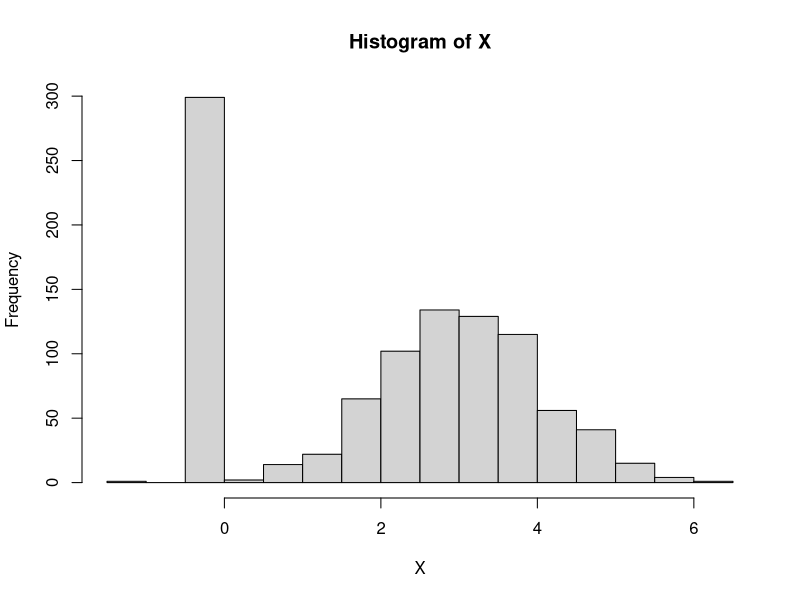

This chart was generated by the following R code: (Note: this script raises an error after producing the figure.)
X<- sapply(runif(1000), function(x) ifelse(x<.3, rnorm(1,0,0), rnorm(1,3,1)))
hist(X)
epsilon <- .001
# HPD <- function(X, prob=.95){
#   ##remove 0- can probably find/approx with some check
#   n<- length(X)
#   d<-X[X!=0]
#   pi<- length(d)/n
#   
#   kde <- density(d)
#   dens <- rbind(data.frame(approx(kde$x, kde$y, d)), 
#                 data.frame(x = rep(0,(n-length(d))),y= rep(0,(n-length(d)))))
#   #mix of normals
#   dens$mix<- pi*dens$y+(1-pi)*dnorm(dens$y, 0, epsilon)
#   min <- quantile(dens$mix, c(1-prob))
#   dens<-dens[order(dens$x),]
#   
#   interval <- which(dens$mix>=min)
#   plot(dens$x[-which(dens$x==0)], dens$mix[-which(dens$x==0)], type = "l")
#   
#   plot(dens$x, dens$mix, type = "l")
#   points(dens$x[interval], dens$mix[interval], col="red")
#   
#   setdiff(1:n, interval)
#   c(dens$x[3],dens$x[527],dens$x[553],dens$x[977])
#   
#   
#   #https://cran.r-project.org/web/packages/LaplacesDemon/LaplacesDemon.pdf
# }
# 
# 
# HPDM <- function(obj, prob=0.95){
#   ans
#   mm <- apply(obj, 2, is.multimodal)
#   if(any(mm)) {
#     cat("\n\nPotentially multimodal column vectors:\n",
#         which(mm),"\n")
#     vals <- apply(obj, 2, sort)
#     if(!is.matrix(vals)) stop("obj must have nsamp > 1.")
#     for (m in which(mm)) {
#       kde <- density(vals[,m])
#       dens <- approx(kde$x, kde$y, vals[,m])$y
#       dens.ind <- dens >= as.vector(quantile(dens,
#                                              probs=1-prob)) * 1
#       ints <- ""
#       count <- 1
#       for (i in 1:nrow(vals)) {
#         if((i == 1) & (dens.ind[i] == 1)) {
#           ints <- paste("(",round(vals[i,m],3),",",sep="")
#           #if(count > ncol(ansmm)) ansmm <- cbind(ansmm,NA)
#           #ansmm[m,count] <- vals[i,m]
#           count <- count + 1
#         }
#         if(i > 1) {
#           if((dens.ind[i] == 0) & (dens.ind[i-1] == 1)) {
#             ints <- paste(ints,round(vals[i-1,m],3),")",sep="")
#             #if(count > ncol(ansmm)) ansmm <- cbind(ansmm,NA)
#             #ansmm[m,count] <- vals[i-1,m]
#             count <- count + 1
#           }
#           if((dens.ind[i] == 1) & (dens.ind[i-1] == 0))  {
#             ints <- paste(ints," (",round(vals[i,m],3),",",sep="")
#             #if(count > ncol(ansmm)) ansmm <- cbind(ansmm,NA)
#             #ansmm[m,count] <- vals[i,m]
#             count <- count + 1
#           }
#         }
#       }
#       if((dens.ind[i] == 1) & (dens.ind[i-1] == 1)) {
#         ints <- paste(ints,round(vals[i,m],3),")",sep="")
#         #if(count > ncol(ansmm)) ansmm <- cbind(ansmm,NA)
#         #∫ansmm[m,count] <- vals[i,m]
#         count <- count + 1
#       }
#       cat("\nColumn", m, "multimodal intervals:", ints, "\n")
#     }
#   }
# }
####not sure if this is necessary
Modes <- function(x, min.size) {
  ### Initial Checks
  if(missing(x)) stop("The x argument is required.")
  x <- as.vector(as.numeric(as.character(x)))
  x <- x[is.finite(x)]
  ### Amodal
  if(sd(x)==0)
    return(list(modes=NA, mode.dens=NA, size=1))
  ### Differentiate kernel density by x
  length(density(x)$y)
  dens.y.diff <- density(x)$y[-1] - density(x)$y[-length(density(x)$y)]
  incr <- dens.y.diff
  incr[which(dens.y.diff > 0)] <- 1
  incr[which(dens.y.diff <= 0)] <- 0
  ### Kernel density by increasing/decreasing density regions
  begin <- 1; count <- 1
  for (i in 2:length(incr)) {
    if(incr[i] != incr[i-1]) {
      count <- count + 1
      begin <- c(begin, i)}
  }
  begin <- c(begin, length(incr))
  size <- modes <- mode.dens <- rep(0, count/2)
  init <- 1
  dens <- density(x); sumdens <- sum(dens$y)
  if(incr[1] == 0) {
    size[1] <- sum(dens$y[1:begin[2]]) / sumdens
    init <- 2}
  j <- init
  for (i in init:length(size)) {
    size[i] <- sum(dens$y[begin[j]:begin[j+2]]) / sumdens
    kde <- dens
    kde$x <- kde$x[begin[j]:begin[j+2]]
    kde$y <- kde$y[begin[j]:begin[j+2]]
    modes[i] <- kde$x[kde$y == max(kde$y)]
    mode.dens[i] <- kde$y[kde$y == max(kde$y)]
    j <- j + 2
  }
  ### Order everything by density
  size <- size[order(mode.dens, decreasing=TRUE)]
  modes <- modes[order(mode.dens, decreasing=TRUE)]
  mode.dens <- mode.dens[order(mode.dens, decreasing=TRUE)]
  ### Remove modes with size < 10%
  if(any(size < min.size)) {
    modes <- modes[-which(size < min.size)]
    mode.dens <- mode.dens[-which(size < min.size)]
    size <- size[-which(size < min.size)]
  }
  if(sum(size) > 1) size <- size / sum(size)
  #Output
  return(list(modes=modes, mode.dens=mode.dens, size=size))
}

is.multimodal <- function(x, min.size=0.01)
{
  if(length(Modes(x, min.size)[[1]]) > 1) return(TRUE)
  else return(FALSE)
}



HPDM <- function(obj, e = 0, prob=0.95, min.size=.01, plot=TRUE){
  vals <- apply(obj, 2, sort)
  if(!is.matrix(vals)) stop("obj must have nsamp > 1.")
  nsamp <- nrow(vals)
  npar <- ncol(vals)
  gap <- max(1, min(nsamp - 1, round(nsamp * prob)))
  init <- 1:(nsamp - gap)
  inds <- apply(vals[init + gap, , drop=FALSE] -
                  vals[init, , drop=FALSE], 2, which.min)
  ansmm <- cbind(vals[cbind(inds, 1:npar)],
               vals[cbind(inds + gap, 1:npar)])
  dimnames(ansmm) <- list(colnames(obj), c("Lower", "Upper"))
  
  mm <- apply(obj, 2, is.multimodal, min.size)
  if(any(mm)) {
    cat("\n\nPotentially multimodal column vectors:\n",
        which(mm),"\n")
    vals <- apply(obj, 2, sort)
    if(!is.matrix(vals)) stop("obj must have nsamp > 1.")
    for (m in which(mm)) {
      X<- vals[,m]
      n<- length(X)
      zeroes<- which(abs(X)<=e)
      if(length(zeroes)==0){ 
        d<-X
        epsilon= 1e10
      }
      else{ 
        d<-X[-zeroes]
        epsilon<- min(abs(X[max(zeroes)+1]),abs(X[min(zeroes)-1]))/20
        
        }
      pi<- length(d)/n
      kde <- density(d)
      dens <- rbind(data.frame(approx(kde$x, kde$y, d)), 
                    data.frame(x = rep(0,(n-length(d))),y= rep(0,(n-length(d)))))
      dens<-dens[order(dens$x),]
      #mix of normals
      dens$mix<- pi*dens$y+(1-pi)*dnorm(dens$x, 0, epsilon)/dnorm(0, 0, epsilon)
      dens.ind <- dens$mix >= as.vector(quantile(dens$mix,
                                             probs=1-prob)) * 1
      
      ints <- ""
      count <- 1
      for (i in 1:nrow(vals)) {
        if((i == 1) & (dens.ind[i] == 1)) {
          ints <- paste("(",round(vals[i,m],3),",",sep="")
          if(count > ncol(ansmm)) ansmm <- cbind(ansmm,NA)
          ansmm[m,count] <- vals[i,m]
          count <- count + 1
        }
        if(i > 1) {
          if((dens.ind[i] == 0) & (dens.ind[i-1] == 1)) {
            ints <- paste(ints,round(vals[i-1,m],3),")",sep="")
            if(count > ncol(ansmm)) ansmm <- cbind(ansmm,NA)
            ansmm[m,count] <- vals[i-1,m]
            count <- count + 1
          }
          if((dens.ind[i] == 1) & (dens.ind[i-1] == 0))  {
            ints <- paste(ints," (",round(vals[i,m],3),",",sep="")
            if(count > ncol(ansmm)) ansmm <- cbind(ansmm,NA)
            ansmm[m,count] <- vals[i,m]
            count <- count + 1
          }
        }
      }
      if((dens.ind[i] == 1) & (dens.ind[i-1] == 1)) {
        ints <- paste(ints,round(vals[i,m],3),")",sep="")
        if(count > ncol(ansmm)) ansmm <- cbind(ansmm,NA)
        ansmm[m,count] <- vals[i,m]
        count <- count + 1
      }
      cat("\nColumn", m, "multimodal intervals:", ints, "\n")
      if(plot){
        #plot(dens$x, dens$mix, type = "l")
        plotvar(X,e)
        points(ansmm, dens$mix[sapply(ansmm, function(a) which(dens$x==a)[1])], col="red")
      }
      
      return(ansmm)
    }
  }
  else{
    return(ansmm)
  }
}

##testing
X<- sapply(runif(1000), function(x) ifelse(x<.3, rnorm(1,0,0), rnorm(1,3,1)))
HPDM(matrix(X))

plot(density(X))

X<- sapply(runif(1000), function(x) ifelse(x<.5, rnorm(1,0,0), rnorm(1,3,1.5)))
HPDM(matrix(X))


X<- sapply(runif(1000), function(x) ifelse(x<.5, rnorm(1,0,0), rnorm(1,2,1.5)))
HPDM2(matrix(X))

X<- sapply(runif(1000), function(x) ifelse(x<.8, rnorm(1,0,0), rnorm(1,2,1.5)))
HPDM(matrix(X))


X<- sapply(runif(1000), function(x) ifelse(x<.05, rnorm(1,0,0), rnorm(1,2,.5)))
HPDM(matrix(X))

#what to do about this? would expect 0 not to be included bc <0.01 
X<- sapply(runif(1000), function(x) ifelse(x<.01, rnorm(1,0,0), rnorm(1,2,.5)))
HPDM(matrix(X))




plotvar = function(x, e = 1e-04, nsteps = 500, newplot=TRUE) {
  zeroes = which(abs(x)<e)
  prob0=length(zeroes)/length(x)
  xne0= x
  if(prob0>0){
    xne0=x[-zeroes]
  }
  if(prob0==1){
    xlower = -0
    xupper = 0
    xmax = 1
  }
  m=mean(xne0)
  s= sd(xne0)
  #qmin = min(qnorm(e/2, m, s ))
  #qmax = max(qnorm(1 - e/2, m, s))
  #xlower = min(qmin, 0)
  #xupper = max(0, qmax)
  xlower=min(max(qnorm(e/2, m, s ),min(x)),0)
  xupper=max(min(max(x),qnorm(1 - e/2, m, s)),0)
  
  xx = seq(xlower, xupper, length.out = nsteps)
  yy = rep(0, times = length(xx))
  maxyy = 1
  if (prob0 < 1 ) {
    # kdeneg<- density(xne0[xne0<0])
    # kdepos<-density(xne0[xne0>0])
    # yyneg<- approx(kdeneg$x, kdeneg$y, xx)$y*length(xne0[xne0<0])/length(xne0)
    # yyneg[is.na(yyneg)]<-0
    # 
    # yypos<- approx(kdepos$x, kdepos$y, xx)$y*length(xne0[xne0>0])/length(xne0)
    # yypos[is.na(yypos)]<-0
    # yy = yyneg+yypos
    kde<- density(xne0)
    yy= approx(kde$x, kde$y, xx)$y
    
    #yy = dt(x=(x-m)/s, df=)/s
    maxyy = max(yy)
  }
  
  ymax = max(prob0, 1 - prob0)
  if(newplot){
  plot(c(xlower, xupper), c(0, ymax), type = "n",
       xlab = "", ylab = "")
  }
  lines(c(0, 0), c(0, prob0), lty = 1, lwd = 3,col=as.numeric(newplot)+1)
  lines(xx, (1 - prob0) * yy/maxyy, lty = 1, lwd = 1,col=as.numeric(newplot)+1)
  #invisible()
}
